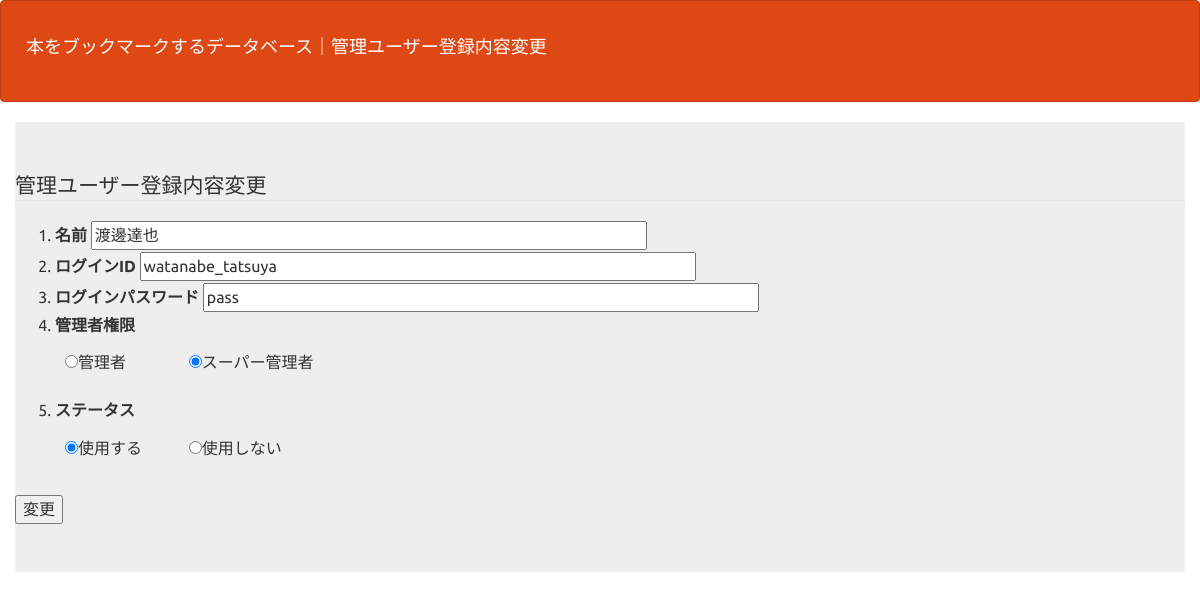
Screenshot of /USER/detail.php?id=8 (signed in) with the database file from the repository.
### tables this page shows
CREATE TABLE IF NOT EXISTS `gs_user_table` (
`id` int(12) NOT NULL,
  `name` varchar(64) NOT NULL,
  `lid` varchar(128) NOT NULL,
  `lpw` varchar(64) NOT NULL,
  `kanri_flg` int(1) NOT NULL,
  `life_flg` int(1) NOT NULL
);

### USER/detail.php (the view, shortened to what this page needs)
<?php
$id = $_GET["id"];
$pdo = db_con();
$stmt = $pdo->prepare("SELECT * FROM gs_user_table WHERE id=:id");
$stmt->bindValue(':id', $id);
$status = $stmt->execute();
if($status==false){
  $error = $stmt->errorInfo();
  exit("ErrorQuery:".$error[2]);
}else{
  $row = $stmt->fetch();
}
if($row["kanri_flg"]==0){
    $kanri_ch0 = 'checked';
    $kanri_ch1 = '';
}else{
    $kanri_ch0 = '';
    $kanri_ch1 = 'checked';
}
if($row["life_flg"]==0){
    $life_ch0 = 'checked';
    $life_ch1 = '';
}else{
    $life_ch0 = '';
    $life_ch1 = 'checked';
}
?>
<!DOCTYPE html>
<html lang="ja">
<head>
    <link rel="stylesheet" href="css/bootstrap.min.css">
</head>
<body>
<header>
  <nav class="navbar navbar-default">
    <div class="container-fluid">
    <div class="navbar-header"><p class="navbar-brand">本をブックマークするデータベース｜管理ユーザー登録内容変更</p></div>
    </div>
  </nav>
</header>
<form method="post" action="update.php">
    <div class="container jumbotron">
    <fieldset id="fs">
        <legend>管理ユーザー登録内容変更</legend>
            <ol>
            <li>
                <label>名前</label>
                <input type="text" name="name" size="50" value="<?=$row["name"]?>">
            </li>
            <li>
                <label>ログインID</label>
                <input type="text" name="lid" size="50" value="<?=$row["lid"]?>">
            </li>
            <li>
                <label>ログインパスワード</label>
                <input type="text" name="lpw" size="50" value="<?=$row["lpw"]?>">
            </li>
            <li class="radiobtn">
                <label>管理者権限</label>
                   <div id="btn">
                    <p style="display:inline-block; width:120px; font-size: 16px;">
                        <input type="radio" value="0" name="kanri_flg" <?=$kanri_ch0?>>管理者
                    </p>
                    <p style="display:inline; font-size: 16px;">
                        <input type="radio" value="1" name="kanri_flg" <?=$kanri_ch1?>>スーパー管理者
                    </p>
                   </div>
            </li>
            <li class="radiobtn">
                <label>ステータス</label>
                   <div>
                    <p style="display:inline-block; width:120px; font-size: 16px;">
                        <input type="radio" value="0" name="life_flg" <?=$life_ch0?>>使用する
                    </p>
                    <p style="display:inline; font-size: 16px;">
                        <input type="radio" value="1" name="life_flg" <?=$life_ch1?>>使用しない
                    </p>
                   </div>
            </li>
            </ol>
        <input type="submit" value="変更">
    </fieldset>
  </div>
</form>
</body>
</html>

### USER/detail.php (style rules this page uses)
div { padding: 10px;font-size:16px; }

### rows the page displays
gs_user_table: name "渡邊達也", lid "watanabe_tatsuya", lpw "pass"
